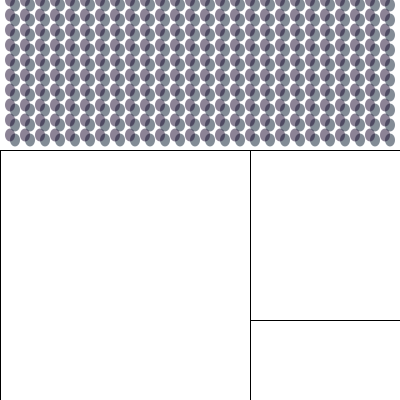
Frame 1 (no input)
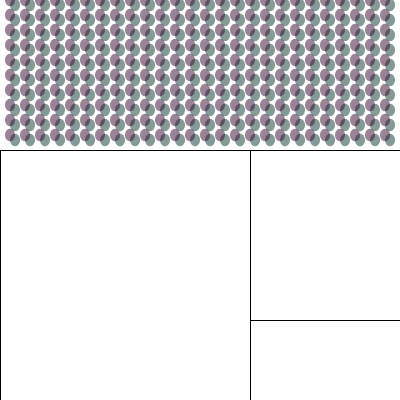
Frame 60 (the mouse pressed at the canvas centre just before this capture)
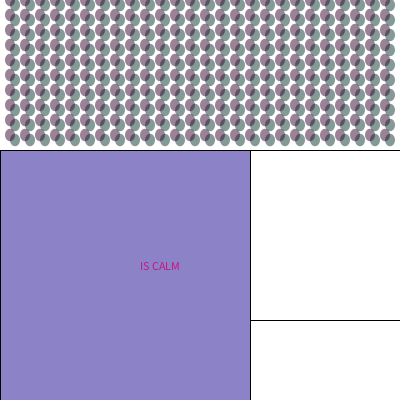
Frame 120 (the mouse held since frame 60 and released just before this capture)

The Processing sketch that drew these frames (run headless with seeded random() and noise(); from frame 60 on, the mouse is pressed at the canvas centre):

// Processing sketch: processing_99775
// ── processing_99775.pde

void setup(){
  size(400,400);
  //noStroke();
  rect(0,0,400,150);
  rect(0,150,250,250);
  rect(250,150,150,170);
  rect(250,320,150,80);
}

void draw(){
  //noStroke();
  float q = random(20);
  float qq= random (80);
  float qqq = random(140);
  float i = random(130);
  float u = random(255);
  float uu = random(255);
  float uuu = random (255);
  String s = "THIS SQUARE";
  String jj = "IS CALM";
  if ((mouseX<=400) && (mouseY<150)){
    frameRate(20);
    stroke(0,0);
    fill(255);
      rect(0,0,400,150);
    for (int y=390; y>0; y=y-15){ for (int x=140;x>0;x=x-15){
    fill(q,i,50,130);
    ellipse(y,x,10,q);
    fill(i,q,50,130);
    ellipse(y-5,x-5,10,q);
  }
}}
else if ((mouseX<=250) && (mouseY>150)){
  if (mousePressed==true){
    stroke(0);
    fill(140,130,mouseY);
    rect(0,150,250,250);
    fill(mouseX,20,130);
    text(jj,140,270);
  }
  else
  {
stroke(0);
    fill(255);
    rect(0,150,250,250);
    fill(mouseY,130,130);
    text(s,80,270);
  }}
  else if ((mouseX>250) && (mouseY>150) && (mouseY<320)){
    stroke(0);
    fill(u,u,uuu,u);
    rect(250,150,150,170);
    //rectMode(CENTER);
    fill(u,uu,uuu,u);
    stroke(0,0);
    rect(325,235,qq,qq);
    stroke(0,0);
    fill(uu,uuu,u,uu);
    ellipse(325,235,qqq,qqq);
    
  }
else if ((mouseX>250) && (mouseY>340)){
  /*frameRate(4);
  stroke(0);
    fill(255,100);
    rect(250,320,150,80);
  for (int t=250; t<400; t=t+30){
    for(int tt=357; tt<380; tt=tt+20){*/
    if (mousePressed ==true){
      stroke(0);
    fill(255,100);
    rect(250,320,150,80);
    }
    else{
    fill(40);
    text("LA", mouseX, mouseY);
    }
  //}
//}
}}
